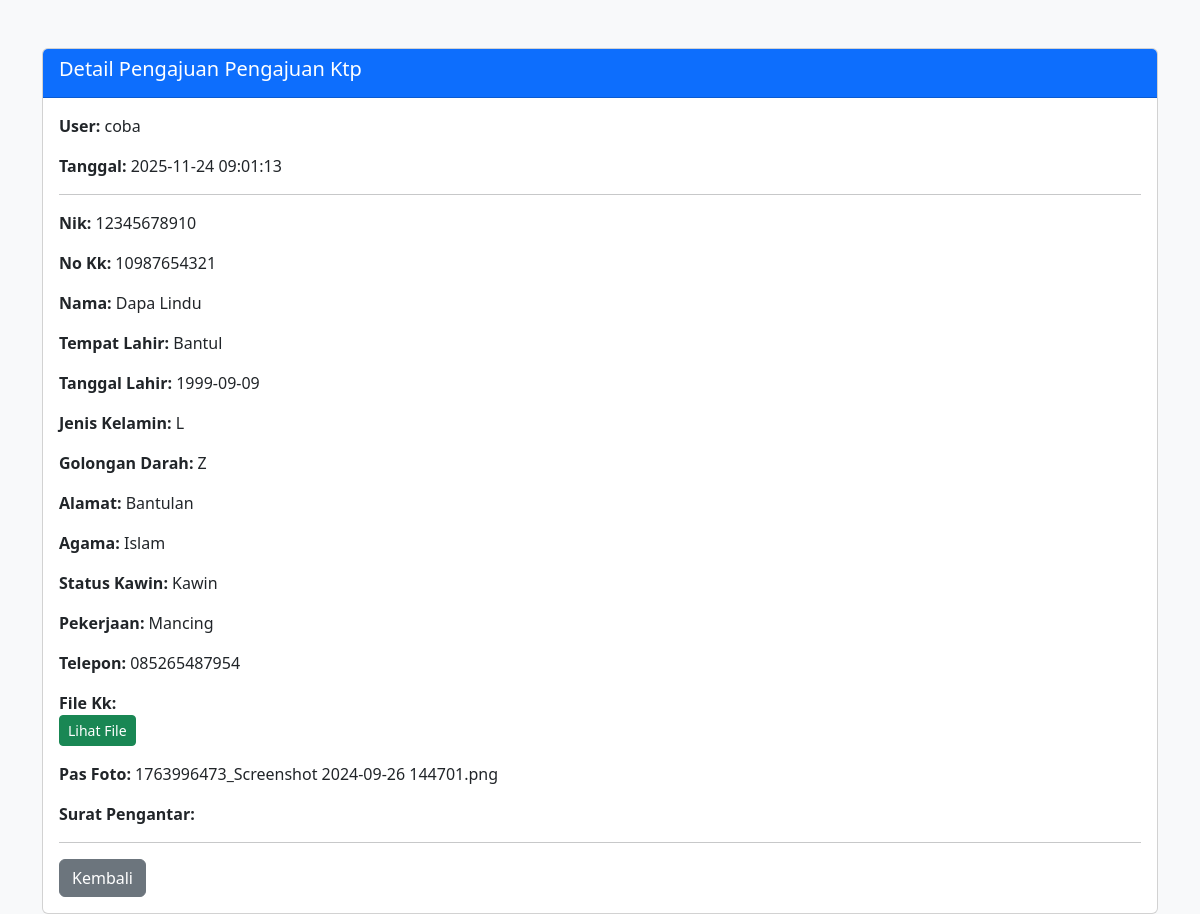
The page /admin/detail.php?id=3&tbl=pengajuan_ktp (signed in) on the database its author committed.
### tables this page shows
CREATE TABLE `pengajuan_ktp` (
  `id` int(11) NOT NULL,
  `user_id` int(11) DEFAULT NULL,
  `nik` varchar(16) NOT NULL,
  `no_kk` varchar(16) NOT NULL,
  `nama` varchar(100) NOT NULL,
  `tempat_lahir` varchar(50) NOT NULL,
  `tanggal_lahir` date NOT NULL,
  `jenis_kelamin` enum('L','P') NOT NULL,
  `golongan_darah` varchar(3) DEFAULT NULL,
  `alamat` text NOT NULL,
  `agama` varchar(20) NOT NULL,
  `status_kawin` varchar(20) NOT NULL,
  `pekerjaan` varchar(50) NOT NULL,
  `telepon` varchar(15) NOT NULL,
  `file_kk` varchar(255) DEFAULT NULL,
  `pas_foto` varchar(255) DEFAULT NULL,
  `surat_pengantar` varchar(255) DEFAULT NULL,
  `status` enum('pending','diproses','selesai','ditolak') DEFAULT 'pending',
  `created_at` timestamp NOT NULL DEFAULT current_timestamp()
);

CREATE TABLE `users` (
  `id` int(11) NOT NULL,
  `username` varchar(50) NOT NULL,
  `password` varchar(255) DEFAULT NULL,
  `nama_lengkap` varchar(100) NOT NULL,
  `email` varchar(100) DEFAULT NULL,
  `role` enum('admin','user') DEFAULT 'user',
  `created_at` timestamp NOT NULL DEFAULT current_timestamp()
);

### admin/detail.php (the view, shortened to what this page needs)
<?php
include "../config.php";
$id   = (int)$_GET['id'];
$tbl  = preg_replace('/[^a-z_]/', '', $_GET['tbl']);
$sql  = "SELECT p.*, u.nama_lengkap FROM $tbl p JOIN users u ON p.user_id=u.id WHERE p.id=?";
$stmt = mysqli_prepare($conn, $sql);
mysqli_stmt_bind_param($stmt, "i", $id);
mysqli_stmt_execute($stmt);
$res  = mysqli_stmt_get_result($stmt);
$data = mysqli_fetch_assoc($res);
?>
<!DOCTYPE html>
<html lang="id">
<head>
    <link href="https://cdn.jsdelivr.net/npm/bootstrap@5.3.2/dist/css/bootstrap.min.css" rel="stylesheet">
</head>
<body class="bg-light">
<div class="container mt-5">
    <div class="card">
        <div class="card-header bg-primary text-white">
            <h5>Detail Pengajuan <?= ucwords(str_replace('_',' ',$tbl)) ?></h5>
        </div>
        <div class="card-body">
            <p><strong>User:</strong> <?= htmlspecialchars($data['nama_lengkap']) ?></p>
            <p><strong>Tanggal:</strong> <?= $data['created_at'] ?></p>
            <hr>
            <?php
            foreach ($data as $k => $v) {
                if (in_array($k, ['id','user_id','nama_lengkap','created_at','status'])) continue;
                if (str_starts_with($k, 'file_') && $v) {
                    $path = "../uploads/" . basename($v);
                    echo "<p><strong>" . ucwords(str_replace('_',' ',$k)) . ":</strong><br>
                          <a href='$path' target='_blank' class='btn btn-sm btn-success'>Lihat File</a></p>";
                } else {
                    echo "<p><strong>" . ucwords(str_replace('_',' ',$k)) . ":</strong> " . nl2br(htmlspecialchars($v)) . "</p>";
                }
            }
            ?>
            <hr>
            <a href="index.php" class="btn btn-secondary">Kembali</a>
        </div>
    </div>
</div>
</body>
</html>

### rows shown on the page
pengajuan_ktp: user.nama_lengkap "coba", created_at "2025-11-24 09:01:13", nik "12345678910", no_kk "10987654321", nama "Dapa Lindu", tempat_lahir "Bantul", tanggal_lahir "1999-09-09", jenis_kelamin "L", golongan_darah "Z", alamat "Bantulan", agama "Islam", status_kawin "Kawin", pekerjaan "Mancing", telepon "085265487954", pas_foto "1763996473_Screenshot 2024-09-26 144701.png"

### other values the page prints
str_replace('_',' ',$tbl) "Pengajuan Ktp"
str_replace('_',' ',$k) "Nik"
str_replace('_',' ',$k) "No Kk"
str_replace('_',' ',$k) "Nama"
str_replace('_',' ',$k) "Tempat Lahir"
str_replace('_',' ',$k) "Tanggal Lahir"
str_replace('_',' ',$k) "Jenis Kelamin"
str_replace('_',' ',$k) "Golongan Darah"
str_replace('_',' ',$k) "Alamat"
str_replace('_',' ',$k) "Agama"
str_replace('_',' ',$k) "Status Kawin"
str_replace('_',' ',$k) "Pekerjaan"
str_replace('_',' ',$k) "Telepon"
str_replace('_',' ',$k) "File Kk"
str_replace('_',' ',$k) "Pas Foto"
